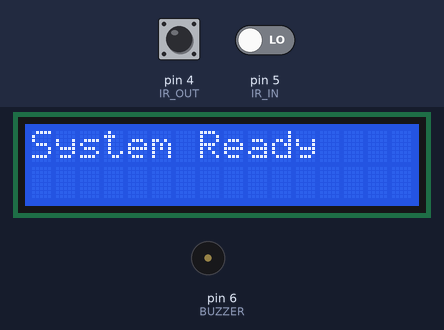
A sketch run on a simulated Arduino Uno, built with avr-gcc and run on an emulated ATmega328P. Parts: 16×2 character LCD, buzzer (waves = sounding, pin HIGH). The inputs (shaded band) are chosen by the test bench; at power-on: pin 4 (IR_OUT) LOW, pin 5 (IR_IN) LOW. The local clock reads 2024-03-15 10:24:30 at power-on unless the sketch sets it; storage starts empty; EEPROM starts erased; what the sketch prints to the serial monitor is not drawn.

Above: at 3.2 s.
At 6.3 s:
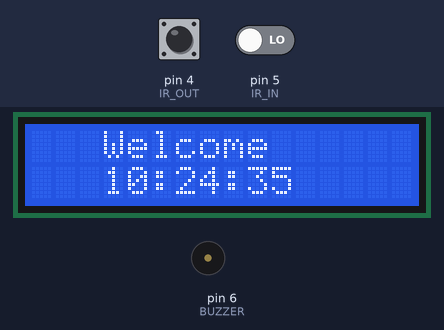
6.4 s: pin 4 (IR_OUT) pulsed HIGH 5 times (0.12 s each, 0.3 s apart)
At 8.3 s:
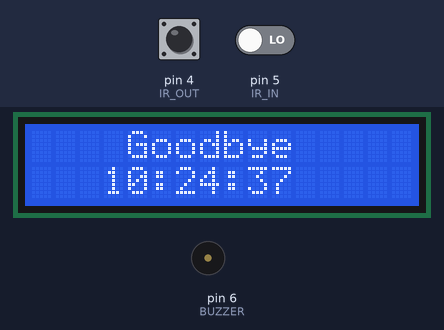
At 9.5 s:
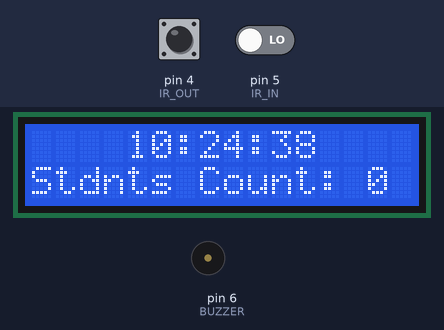
Timing chart, 0 to 11.0 s (numbered marks = the images above; inputs shaded):
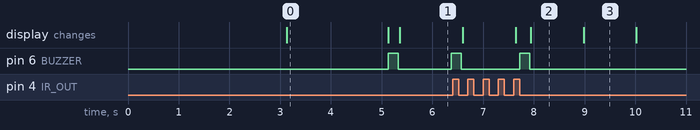

The sketch:

Student_count_monitoring__system.ino
```cpp
#include <Wire.h>
#include <RTClib.h>
#include <LiquidCrystal_I2C.h>
#include <SPI.h>
#include <SD.h>
#include <EEPROM.h>

#define IR_IN 5
#define IR_OUT 4
#define BUZZER 6
#define SD_CS 10

RTC_DS3231 rtc;
LiquidCrystal_I2C lcd(0x27, 16, 2); // I2C LCD address

int count = 0;
bool irInState = false;
bool irOutState = false;
File logFile;

unsigned long lastUpdate = 0;
const unsigned long updateInterval = 1000; // 1 second
bool showingEvent = false;
unsigned long eventStartTime = 0;

const int EEPROM_ADDR = 0; // EEPROM address to store count

void setup() {
  Serial.begin(9600);
  pinMode(IR_IN, INPUT);
  pinMode(IR_OUT, INPUT);
  pinMode(BUZZER, OUTPUT);

  lcd.init();
  lcd.backlight();

  lcd.setCursor(0, 0);
  lcd.print("Welcome to ");
  lcd.setCursor(0, 1);
  lcd.print("Stu Count System");
  delay(3000);
  lcd.clear();

  // Init RTC
  if (!rtc.begin()) {
    lcd.print("RTC not found!");
    while (1);
  }
  // rtc.adjust(DateTime(2025, 5, 11, 10, 57, 0)); // Optional: Set time once

  // Init SD card
  if (!SD.begin(SD_CS)) {
    lcd.print("SD init failed!");
    while (1);
  }

  // Load stored count from EEPROM
  EEPROM.get(EEPROM_ADDR, count);
  // Safety check to avoid corrupted values
  if (count < 0 || count > 1000) count = 0;

  lcd.print("System Ready");
  delay(2000);
  lcd.clear();
}

void loop() {
  unsigned long currentMillis = millis();

  bool irInDetected = digitalRead(IR_IN) == LOW;
  bool irOutDetected = digitalRead(IR_OUT) == LOW;

  // Entry detected
  if (irInDetected && !irInState) {
    irInState = true;
    count++;
    EEPROM.put(EEPROM_ADDR, count); // Store new count
    buzz();
    showMessage("   Welcome");
    delay(1000);
    logData("IN");
  }
  if (!irInDetected) irInState = false;

  // Exit detected
  if (irOutDetected && !irOutState) {
    irOutState = true;
    if (count > 0) count--;
    EEPROM.put(EEPROM_ADDR, count); // Store new count
    buzz();
    showMessage("    Goodbye");
    delay(1000);
    logData("OUT");
  }
  if (!irOutDetected) irOutState = false;

  // Show normal time & count if not in event message
  if (!showingEvent && currentMillis - lastUpdate >= updateInterval) {
    lastUpdate = currentMillis;
    showTime();
  }

  // Return from welcome/goodbye after 2 seconds
  if (showingEvent && (currentMillis - eventStartTime >= 2000)) {
    showingEvent = false;
    lcd.clear();
    showTime();
  }
}

void buzz() {
  digitalWrite(BUZZER, HIGH);
  delay(200);
  digitalWrite(BUZZER, LOW);
}

void showMessage(String msg) {
  lcd.clear();
  lcd.setCursor(0, 0);
  lcd.print(msg);
  lcd.setCursor(3, 1);
  DateTime now = rtc.now();
  lcd.print(now.timestamp(DateTime::TIMESTAMP_TIME));
  showingEvent = true;
  eventStartTime = millis();
}

void showTime() {
  DateTime now = rtc.now();
  lcd.setCursor(4, 0);
  lcd.print(now.timestamp(DateTime::TIMESTAMP_TIME));
  lcd.setCursor(0, 1);
  lcd.print("Stdnts Count: ");
  lcd.print(count);
  lcd.print("   "); // Clear leftover digits
}

void logData(String action) {
  DateTime now = rtc.now();
  String dataString = String(now.timestamp(DateTime::TIMESTAMP_FULL)) +
                      ", Action: " + action +
                      ", Count: " + String(count);

  logFile = SD.open("log.txt", FILE_WRITE);
  if (logFile) {
    logFile.println(dataString);
    logFile.close();
    Serial.println("Logged: " + dataString);
  } else {
    Serial.println("Log failed!");
  }
}
```

Measured:
- what the display in image 0 shows lasts 2.0 s, from 3.1 s to 5.1 s
- what the display in image 2 shows lasts 1.1 s, from 7.9 s to 9.0 s
